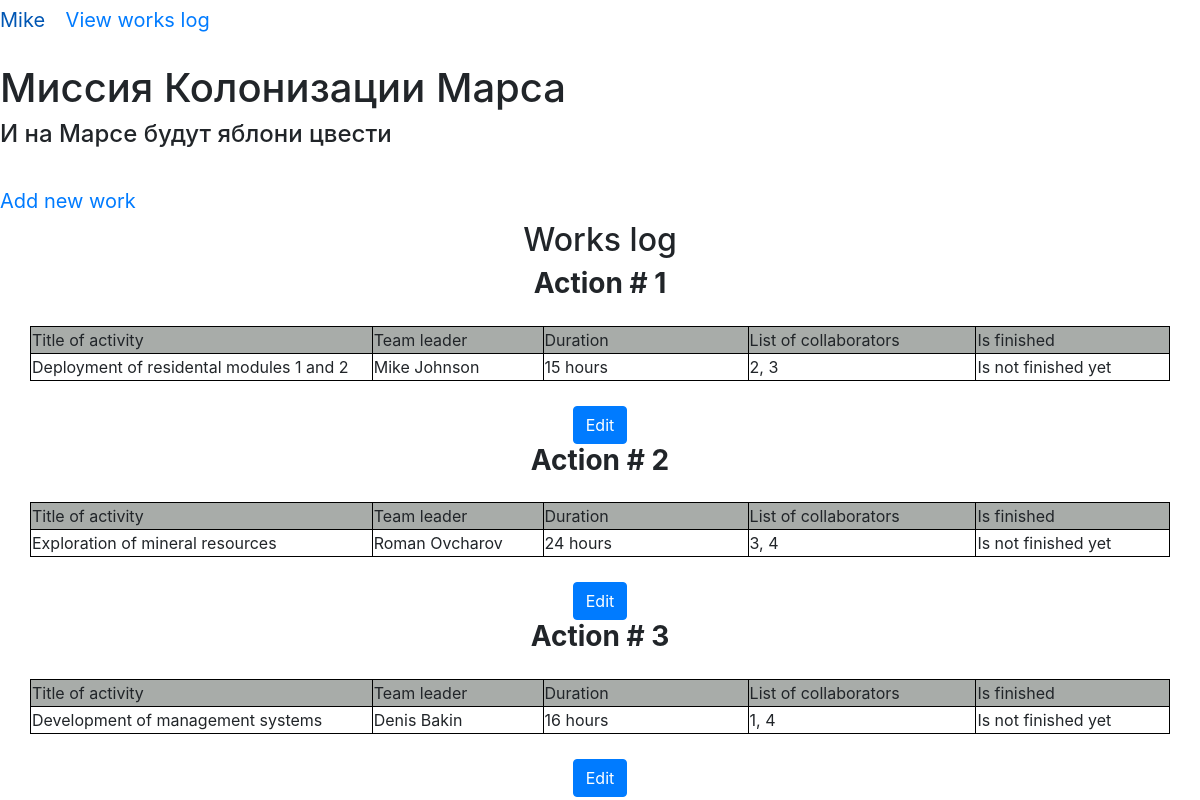
The app's page /works (signed in) with its own data.
### data/users.py (models this page shows, shortened)
class User(SqlAlchemyBase, UserMixin):
    __tablename__ = 'users'
    id = sqlalchemy.Column(sqlalchemy.Integer, primary_key=True, autoincrement=True)
    surname = sqlalchemy.Column(sqlalchemy.String)
    name = sqlalchemy.Column(sqlalchemy.String)
    age = sqlalchemy.Column(sqlalchemy.Integer)
    position = sqlalchemy.Column(sqlalchemy.String)
    speciality = sqlalchemy.Column(sqlalchemy.String)
    address = sqlalchemy.Column(sqlalchemy.String)
    email = sqlalchemy.Column(sqlalchemy.String, unique=True)
    hashed_password = sqlalchemy.Column(sqlalchemy.String)
    modified_date = sqlalchemy.Column(sqlalchemy.DateTime, default=datetime.datetime.now)

### data/jobs.py (models this page shows, shortened)
class Jobs(SqlAlchemyBase, UserMixin):
    __tablename__ = 'jobs'
    id = sqlalchemy.Column(sqlalchemy.Integer, primary_key=True, autoincrement=True, unique=True)
    team_leader = sqlalchemy.Column(sqlalchemy.Integer, sqlalchemy.ForeignKey('users.id'))
    job = sqlalchemy.Column(sqlalchemy.String)
    work_size = sqlalchemy.Column(sqlalchemy.Integer)
    collaborators = sqlalchemy.Column(sqlalchemy.String)
    start_date = sqlalchemy.Column(sqlalchemy.DateTime, default=datetime.datetime.now())
    end_date = sqlalchemy.Column(sqlalchemy.DateTime)
    is_finished = sqlalchemy.Column(sqlalchemy.Boolean)

### main.py (the view)
@app.route('/works')
def works():
    session = db_session.create_session()
    works = session.query(Jobs).all()
    params = {'title': 'Works log',
              'session': session,
              'works': works,
              'User': User
              }
    return render_template('works_log.html', **params)

### data/db_session.py (called while the page is built)
def create_session() -> Session:
    global __factory
    return __factory()

### main.py (called while the page is built)
@login_manager.user_loader
def load_user(user_id):
    session = db_session.create_session()
    return session.query(User).get(user_id)

### templates/works_log.html (shortened to what this page needs)
{% extends 'base.html' %}
{% block content %}
<nav>
    <br>
    <a class="navbar-brand" href="/add_work">Add new work</a>
</nav>
<div align="center">
    <h2>Works log</h2>
    {% for i in works %}
    <h3><strong>Action # {{ loop.index }}</strong></h3>
    <table align="center" width="95%">
        <tr style="background-color: #A8ACA9;">
            <td width="30%">Title of activity</td>
            <td width="18">Team leader</td>
            <td width="18%">Duration</td>
            <td width="20%">List of collaborators</td>
            <td width="17%">Is finished</td>
        </tr>
        <tr>
            <td>{{ i.job }}</td>
            <td>{{ session.query(User).filter(User.id == i.team_leader)[0].name + ' ' + session.query(User).filter(User.id == i.team_leader)[0].surname }}</td>
            <td>{{ i.work_size }} hours</td>
            <td>{{ i.collaborators }}</td>
            {% if i.is_finished %}
            <td>Is finished</td>
            {% else %}
            <td>Is not finished yet</td>
            {% endif %}
        </tr>
    </table>
    <a class="btn btn-primary" href="/edit_work/{{ loop.index }}">Edit</a>
    {% endfor %}
</div>
{% endblock %}

### templates/base.html (shortened to what this page needs)
<!DOCTYPE html>
<html lang="en">
<head>
    <link rel="stylesheet" href="https://maxcdn.bootstrapcdn.com/bootstrap/4.0.0-alpha.4/css/bootstrap.min.css">
</head>
<body>
<nav>
    {% if current_user.is_authenticated %}
    <a class="navbar-brand" href="/logout">{{ current_user.name }}     </a>
    <a class="navbar-brand" href="/works">     View works log</a>
{% else %}
    <p>
        <a class="btn btn-primary " href="/register">Зарегистрироваться</a>
        <a class="btn btn-success" href="/login">Войти</a>
    </p>
{% endif %}
</nav>
<br>
<h1>Миссия Колонизации Марса</h1>
<h4>И на Марсе будут яблони цвести</h4>
{% block content %}
{% endblock %}
</body>
</html>

### templates/works_log.html (style rules this page uses)
table { border-collapse: collapse; }
table, th, td { border: 1px solid black; margin-top: 25px; margin-bottom: 25px; }

### records on screen
User: name "Mike"
Jobs: job "Deployment of residental modules 1 and 2", query "Mike Johnson", work_size "15", collaborators "2, 3", is_finished "Is not finished yet"
Jobs: job "Exploration of mineral resources", query "Roman Ovcharov", work_size "24", collaborators "3, 4", is_finished "Is not finished yet"
Jobs: job "Development of management systems", query "Denis Bakin", work_size "16", collaborators "1, 4", is_finished "Is not finished yet"
